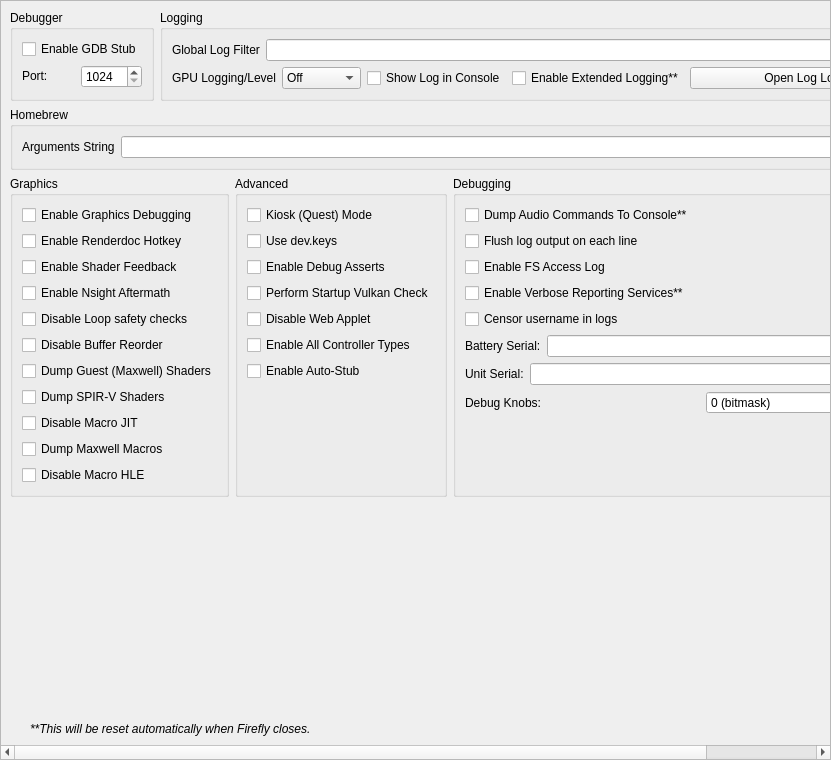
<?xml version="1.0" encoding="UTF-8"?>
<ui version="4.0">
 <class>ConfigureDebug</class>
 <widget class="QScrollArea" name="ConfigureDebug">
  <property name="geometry">
   <rect>
    <x>0</x>
    <y>0</y>
    <width>831</width>
    <height>760</height>
   </rect>
  </property>
  <property name="widgetResizable">
   <bool>true</bool>
  </property>
  <widget class="QWidget" name="widget">
   <property name="geometry">
    <rect>
     <x>0</x>
     <y>0</y>
     <width>829</width>
     <height>758</height>
    </rect>
   </property>
   <layout class="QVBoxLayout" name="verticalLayout_1">
    <item>
     <layout class="QHBoxLayout" name="horizontalLayout">
      <property name="topMargin">
       <number>0</number>
      </property>
      <item>
       <widget class="QGroupBox" name="groupBox">
        <property name="sizePolicy">
         <sizepolicy hsizetype="Preferred" vsizetype="Preferred">
          <horstretch>0</horstretch>
          <verstretch>0</verstretch>
         </sizepolicy>
        </property>
        <property name="title">
         <string>Debugger</string>
        </property>
        <property name="alignment">
         <set>Qt::AlignmentFlag::AlignLeading|Qt::AlignmentFlag::AlignLeft|Qt::AlignmentFlag::AlignTop</set>
        </property>
        <property name="flat">
         <bool>false</bool>
        </property>
        <property name="checkable">
         <bool>false</bool>
        </property>
        <layout class="QVBoxLayout" name="verticalLayout_3">
         <item>
          <widget class="QWidget" name="debug_widget" native="true">
           <property name="sizePolicy">
            <sizepolicy hsizetype="Preferred" vsizetype="Maximum">
             <horstretch>0</horstretch>
             <verstretch>0</verstretch>
            </sizepolicy>
           </property>
           <layout class="QVBoxLayout" name="verticalLayout">
            <property name="sizeConstraint">
             <enum>QLayout::SizeConstraint::SetDefaultConstraint</enum>
            </property>
            <property name="leftMargin">
             <number>0</number>
            </property>
            <property name="topMargin">
             <number>0</number>
            </property>
            <property name="rightMargin">
             <number>0</number>
            </property>
            <property name="bottomMargin">
             <number>0</number>
            </property>
            <item>
             <widget class="QCheckBox" name="toggle_gdbstub">
              <property name="sizePolicy">
               <sizepolicy hsizetype="Maximum" vsizetype="Maximum">
                <horstretch>0</horstretch>
                <verstretch>0</verstretch>
               </sizepolicy>
              </property>
              <property name="text">
               <string>Enable GDB Stub</string>
              </property>
             </widget>
            </item>
            <item>
             <widget class="QWidget" name="horizontalWidget_3" native="true">
              <property name="sizePolicy">
               <sizepolicy hsizetype="Preferred" vsizetype="Maximum">
                <horstretch>0</horstretch>
                <verstretch>0</verstretch>
               </sizepolicy>
              </property>
              <layout class="QHBoxLayout" name="horizontalLayout_3">
               <property name="leftMargin">
                <number>0</number>
               </property>
               <property name="topMargin">
                <number>0</number>
               </property>
               <property name="rightMargin">
                <number>0</number>
               </property>
               <property name="bottomMargin">
                <number>0</number>
               </property>
               <item>
                <widget class="QLabel" name="label_11">
                 <property name="sizePolicy">
                  <sizepolicy hsizetype="Minimum" vsizetype="Maximum">
                   <horstretch>0</horstretch>
                   <verstretch>0</verstretch>
                  </sizepolicy>
                 </property>
                 <property name="text">
                  <string>Port:</string>
                 </property>
                </widget>
               </item>
               <item>
                <widget class="QSpinBox" name="gdbport_spinbox">
                 <property name="sizePolicy">
                  <sizepolicy hsizetype="Preferred" vsizetype="Maximum">
                   <horstretch>0</horstretch>
                   <verstretch>0</verstretch>
                  </sizepolicy>
                 </property>
                 <property name="minimum">
                  <number>1024</number>
                 </property>
                 <property name="maximum">
                  <number>65535</number>
                 </property>
                </widget>
               </item>
              </layout>
             </widget>
            </item>
           </layout>
          </widget>
         </item>
        </layout>
       </widget>
      </item>
      <item>
       <widget class="QGroupBox" name="groupBox_2">
        <property name="sizePolicy">
         <sizepolicy hsizetype="Expanding" vsizetype="Preferred">
          <horstretch>0</horstretch>
          <verstretch>0</verstretch>
         </sizepolicy>
        </property>
        <property name="title">
         <string>Logging</string>
        </property>
        <layout class="QGridLayout" name="gridLayout_1">
         <item row="0" column="0" colspan="4">
          <widget class="QWidget" name="logging_widget" native="true">
           <property name="sizePolicy">
            <sizepolicy hsizetype="Preferred" vsizetype="Maximum">
             <horstretch>0</horstretch>
             <verstretch>0</verstretch>
            </sizepolicy>
           </property>
           <layout class="QHBoxLayout" name="horizontalLayout_1">
            <property name="leftMargin">
             <number>0</number>
            </property>
            <property name="topMargin">
             <number>0</number>
            </property>
            <property name="rightMargin">
             <number>0</number>
            </property>
            <property name="bottomMargin">
             <number>0</number>
            </property>
            <item>
             <widget class="QLabel" name="label_1">
              <property name="sizePolicy">
               <sizepolicy hsizetype="Preferred" vsizetype="Preferred">
                <horstretch>0</horstretch>
                <verstretch>0</verstretch>
               </sizepolicy>
              </property>
              <property name="text">
               <string>Global Log Filter</string>
              </property>
             </widget>
            </item>
            <item>
             <widget class="QLineEdit" name="log_filter_edit"/>
            </item>
           </layout>
          </widget>
         </item>
         <item row="1" column="0">
          <widget class="QWidget" name="gpu_log_level_widget" native="true">
           <property name="sizePolicy">
            <sizepolicy hsizetype="Preferred" vsizetype="Maximum">
             <horstretch>0</horstretch>
             <verstretch>0</verstretch>
            </sizepolicy>
           </property>
           <layout class="QHBoxLayout" name="gpu_log_level_layout">
            <property name="leftMargin">
             <number>0</number>
            </property>
            <property name="topMargin">
             <number>0</number>
            </property>
            <property name="rightMargin">
             <number>0</number>
            </property>
            <property name="bottomMargin">
             <number>0</number>
            </property>
            <item>
             <widget class="QLabel" name="gpu_log_level_label">
              <property name="text">
               <string>GPU Logging/Level</string>
              </property>
             </widget>
            </item>
            <item>
             <widget class="QComboBox" name="gpu_log_level">
              <property name="toolTip">
               <string>Detail level for GPU logs. Off disables logging entirely.</string>
              </property>
              <item>
               <property name="text">
                <string>Off</string>
               </property>
              </item>
              <item>
               <property name="text">
                <string>Errors</string>
               </property>
              </item>
              <item>
               <property name="text">
                <string>Standard</string>
               </property>
              </item>
              <item>
               <property name="text">
                <string>Verbose</string>
               </property>
              </item>
              <item>
               <property name="text">
                <string>All</string>
               </property>
              </item>
             </widget>
            </item>
           </layout>
          </widget>
         </item>
         <item row="1" column="1">
          <widget class="QCheckBox" name="toggle_console">
           <property name="text">
            <string>Show Log in Console</string>
           </property>
          </widget>
         </item>
         <item row="1" column="2">
          <widget class="QCheckBox" name="extended_logging">
           <property name="enabled">
            <bool>true</bool>
           </property>
           <property name="toolTip">
            <string>When checked, the max size of the log increases from 100 MB to 1 GB</string>
           </property>
           <property name="text">
            <string>Enable Extended Logging**</string>
           </property>
          </widget>
         </item>
         <item row="1" column="3">
          <widget class="QPushButton" name="open_log_button">
           <property name="sizePolicy">
            <sizepolicy hsizetype="Expanding" vsizetype="Maximum">
             <horstretch>1</horstretch>
             <verstretch>0</verstretch>
            </sizepolicy>
           </property>
           <property name="minimumSize">
            <size>
             <width>250</width>
             <height>0</height>
            </size>
           </property>
           <property name="text">
            <string>Open Log Location</string>
           </property>
          </widget>
         </item>
        </layout>
       </widget>
      </item>
     </layout>
    </item>
    <item>
     <widget class="QGroupBox" name="groupBox_3">
      <property name="title">
       <string>Homebrew</string>
      </property>
      <layout class="QVBoxLayout" name="verticalLayout_5">
       <item>
        <layout class="QHBoxLayout" name="horizontalLayout_4">
         <item>
          <widget class="QLabel" name="label_3">
           <property name="text">
            <string>Arguments String</string>
           </property>
          </widget>
         </item>
         <item>
          <widget class="QLineEdit" name="homebrew_args_edit"/>
         </item>
        </layout>
       </item>
      </layout>
     </widget>
    </item>
    <item>
     <layout class="QHBoxLayout" name="horizontalLayout_2">
      <item>
       <widget class="QGroupBox" name="groupBox_4">
        <property name="title">
         <string>Graphics</string>
        </property>
        <layout class="QGridLayout" name="gridLayout_2">
         <item row="4" column="0">
          <widget class="QCheckBox" name="disable_loop_safety_checks">
           <property name="toolTip">
            <string>When checked, it executes shaders without loop logic changes</string>
           </property>
           <property name="text">
            <string>Disable Loop safety checks</string>
           </property>
          </widget>
         </item>
         <item row="9" column="0">
          <widget class="QCheckBox" name="dump_macros">
           <property name="enabled">
            <bool>true</bool>
           </property>
           <property name="toolTip">
            <string>When checked, it will dump all the macro programs of the GPU</string>
           </property>
           <property name="text">
            <string>Dump Maxwell Macros</string>
           </property>
          </widget>
         </item>
         <item row="3" column="0">
          <widget class="QCheckBox" name="enable_nsight_aftermath">
           <property name="toolTip">
            <string>When checked, it enables Nsight Aftermath crash dumps</string>
           </property>
           <property name="text">
            <string>Enable Nsight Aftermath</string>
           </property>
          </widget>
         </item>
         <item row="6" column="0">
          <widget class="QCheckBox" name="dump_guest_shaders">
           <property name="enabled">
            <bool>true</bool>
           </property>
           <property name="toolTip">
            <string>When checked, it will dump original Maxwell guest shader bytecode (the input to the recompiler) as .ash files under DumpDir/shaders/. Useful for inspection with nvdisasm.</string>
           </property>
           <property name="text">
            <string>Dump Guest (Maxwell) Shaders</string>
           </property>
          </widget>
         </item>
         <item row="1" column="0">
          <widget class="QCheckBox" name="enable_renderdoc_hotkey">
           <property name="text">
            <string>Enable Renderdoc Hotkey</string>
           </property>
          </widget>
         </item>
         <item row="8" column="0">
          <widget class="QCheckBox" name="disable_macro_jit">
           <property name="enabled">
            <bool>true</bool>
           </property>
           <property name="toolTip">
            <string>When checked, it disables the macro Just In Time compiler. Enabling this makes games run slower</string>
           </property>
           <property name="text">
            <string>Disable Macro JIT</string>
           </property>
          </widget>
         </item>
         <item row="10" column="0">
          <widget class="QCheckBox" name="disable_macro_hle">
           <property name="enabled">
            <bool>true</bool>
           </property>
           <property name="toolTip">
            <string>When checked, it disables the macro HLE functions. Enabling this makes games run slower</string>
           </property>
           <property name="text">
            <string>Disable Macro HLE</string>
           </property>
          </widget>
         </item>
         <item row="0" column="0">
          <widget class="QCheckBox" name="enable_graphics_debugging">
           <property name="enabled">
            <bool>true</bool>
           </property>
           <property name="toolTip">
            <string>When checked, the graphics API enters a slower debugging mode</string>
           </property>
           <property name="text">
            <string>Enable Graphics Debugging</string>
           </property>
          </widget>
         </item>
         <item row="11" column="0">
          <spacer name="verticalSpacer_5">
           <property name="orientation">
            <enum>Qt::Orientation::Vertical</enum>
           </property>
           <property name="sizeType">
            <enum>QSizePolicy::Policy::Preferred</enum>
           </property>
           <property name="sizeHint" stdset="0">
            <size>
             <width>20</width>
             <height>0</height>
            </size>
           </property>
          </spacer>
         </item>
         <item row="2" column="0">
          <widget class="QCheckBox" name="enable_shader_feedback">
           <property name="toolTip">
            <string>When checked, yuzu will log statistics about the compiled pipeline cache</string>
           </property>
           <property name="text">
            <string>Enable Shader Feedback</string>
           </property>
          </widget>
         </item>
         <item row="5" column="0">
          <widget class="QCheckBox" name="disable_buffer_reorder">
           <property name="toolTip">
            <string>&lt;html&gt;&lt;head/&gt;&lt;body&gt;&lt;p&gt;When checked, disables reordering of mapped memory uploads which allows to associate uploads with specific draws. May reduce performance in some cases.&lt;/p&gt;&lt;/body&gt;&lt;/html&gt;</string>
           </property>
           <property name="text">
            <string>Disable Buffer Reorder</string>
           </property>
          </widget>
         </item>
         <item row="7" column="0">
          <widget class="QCheckBox" name="gpu_log_shader_dumps">
           <property name="toolTip">
            <string>When checked, it will dump the recompiler's output SPIR-V binaries (.spv) under LogDir/shaders/. Inspect via SPIRV-Tools (spirv-dis / spirv-cross / spirv-val) or RenderDoc.</string>
           </property>
           <property name="text">
            <string>Dump SPIR-V Shaders</string>
           </property>
          </widget>
         </item>
        </layout>
       </widget>
      </item>
      <item>
       <widget class="QGroupBox" name="groupBox_6">
        <property name="title">
         <string>Advanced</string>
        </property>
        <layout class="QGridLayout" name="gridLayout_4">
         <item row="3" column="0">
          <widget class="QCheckBox" name="perform_vulkan_check">
           <property name="toolTip">
            <string>Enables yuzu to check for a working Vulkan environment when the program starts up. Disable this if this is causing issues with external programs seeing yuzu.</string>
           </property>
           <property name="text">
            <string>Perform Startup Vulkan Check</string>
           </property>
          </widget>
         </item>
         <item row="4" column="0">
          <widget class="QCheckBox" name="disable_web_applet">
           <property name="text">
            <string>Disable Web Applet</string>
           </property>
          </widget>
         </item>
         <item row="5" column="0">
          <widget class="QCheckBox" name="enable_all_controllers">
           <property name="text">
            <string>Enable All Controller Types</string>
           </property>
          </widget>
         </item>
         <item row="6" column="0">
          <widget class="QCheckBox" name="use_auto_stub">
           <property name="text">
            <string>Enable Auto-Stub</string>
           </property>
          </widget>
         </item>
         <item row="0" column="0">
          <widget class="QCheckBox" name="quest_flag">
           <property name="text">
            <string>Kiosk (Quest) Mode</string>
           </property>
          </widget>
         </item>
         <item row="1" column="0">
          <widget class="QCheckBox" name="use_dev_keys">
           <property name="text">
            <string>Use dev.keys</string>
           </property>
          </widget>
         </item>
         <item row="2" column="0">
          <widget class="QCheckBox" name="use_debug_asserts">
           <property name="text">
            <string>Enable Debug Asserts</string>
           </property>
          </widget>
         </item>
         <item row="7" column="0">
          <spacer name="verticalSpacer_4">
           <property name="orientation">
            <enum>Qt::Orientation::Vertical</enum>
           </property>
           <property name="sizeType">
            <enum>QSizePolicy::Policy::Expanding</enum>
           </property>
           <property name="sizeHint" stdset="0">
            <size>
             <width>20</width>
             <height>0</height>
            </size>
           </property>
          </spacer>
         </item>
        </layout>
       </widget>
      </item>
      <item>
       <widget class="QGroupBox" name="groupBox_5">
        <property name="title">
         <string>Debugging</string>
        </property>
        <layout class="QGridLayout" name="gridLayout_3">
         <item row="6" column="0">
          <widget class="QWidget" name="serial_battery_widget" native="true">
           <property name="sizePolicy">
            <sizepolicy hsizetype="Preferred" vsizetype="Maximum">
             <horstretch>0</horstretch>
             <verstretch>0</verstretch>
            </sizepolicy>
           </property>
           <layout class="QHBoxLayout" name="horizontalLayout_11">
            <property name="leftMargin">
             <number>0</number>
            </property>
            <property name="topMargin">
             <number>0</number>
            </property>
            <property name="rightMargin">
             <number>0</number>
            </property>
            <property name="bottomMargin">
             <number>0</number>
            </property>
            <item>
             <widget class="QLabel" name="label_12">
              <property name="sizePolicy">
               <sizepolicy hsizetype="Preferred" vsizetype="Preferred">
                <horstretch>0</horstretch>
                <verstretch>0</verstretch>
               </sizepolicy>
              </property>
              <property name="text">
               <string>Battery Serial:</string>
              </property>
             </widget>
            </item>
            <item>
             <widget class="QLineEdit" name="serial_battery_edit"/>
            </item>
           </layout>
          </widget>
         </item>
         <item row="8" column="0">
          <widget class="QWidget" name="debug_knobs_widget" native="true">
           <property name="sizePolicy">
            <sizepolicy hsizetype="Preferred" vsizetype="Maximum">
             <horstretch>0</horstretch>
             <verstretch>0</verstretch>
            </sizepolicy>
           </property>
           <layout class="QHBoxLayout" name="horizontalLayout_debug_knobs">
            <property name="leftMargin">
             <number>0</number>
            </property>
            <property name="topMargin">
             <number>0</number>
            </property>
            <property name="rightMargin">
             <number>0</number>
            </property>
            <property name="bottomMargin">
             <number>0</number>
            </property>
            <item>
             <widget class="QLabel" name="label_debug_knobs">
              <property name="sizePolicy">
               <sizepolicy hsizetype="Preferred" vsizetype="Preferred">
                <horstretch>0</horstretch>
                <verstretch>0</verstretch>
               </sizepolicy>
              </property>
              <property name="text">
               <string>Debug Knobs:</string>
              </property>
             </widget>
            </item>
            <item>
             <widget class="QSpinBox" name="debug_knobs_spinbox">
              <property name="minimum">
               <number>0</number>
              </property>
              <property name="maximum">
               <number>65535</number>
              </property>
              <property name="toolTip">
               <string>Bitmask for quick development toggles</string>
              </property>
              <property name="statusTip">
               <string>Set debug knobs (bitmask)</string>
              </property>
              <property name="whatsThis">
               <string>16-bit debug knob set for quick development toggles</string>
              </property>
              <property name="suffix">
               <string> (bitmask)</string>
              </property>
             </widget>
            </item>
           </layout>
          </widget>
         </item>
         <item row="7" column="0">
          <widget class="QWidget" name="serial_board_widget" native="true">
           <property name="sizePolicy">
            <sizepolicy hsizetype="Preferred" vsizetype="Maximum">
             <horstretch>0</horstretch>
             <verstretch>0</verstretch>
            </sizepolicy>
           </property>
           <layout class="QHBoxLayout" name="horizontalLayout_12">
            <property name="leftMargin">
             <number>0</number>
            </property>
            <property name="topMargin">
             <number>0</number>
            </property>
            <property name="rightMargin">
             <number>0</number>
            </property>
            <property name="bottomMargin">
             <number>0</number>
            </property>
            <item>
             <widget class="QLabel" name="label_13">
              <property name="sizePolicy">
               <sizepolicy hsizetype="Preferred" vsizetype="Preferred">
                <horstretch>0</horstretch>
                <verstretch>0</verstretch>
               </sizepolicy>
              </property>
              <property name="text">
               <string>Unit Serial:</string>
              </property>
             </widget>
            </item>
            <item>
             <widget class="QLineEdit" name="serial_board_edit"/>
            </item>
           </layout>
          </widget>
         </item>
         <item row="20" column="0">
          <spacer name="verticalSpacer_3">
           <property name="orientation">
            <enum>Qt::Orientation::Vertical</enum>
           </property>
           <property name="sizeType">
            <enum>QSizePolicy::Policy::Expanding</enum>
           </property>
           <property name="sizeHint" stdset="0">
            <size>
             <width>20</width>
             <height>0</height>
            </size>
           </property>
          </spacer>
         </item>
         <item row="1" column="0">
          <widget class="QCheckBox" name="dump_audio_commands">
           <property name="toolTip">
            <string>Enable this to output the latest generated audio command list to the console. Only affects games using the audio renderer.</string>
           </property>
           <property name="text">
            <string>Dump Audio Commands To Console**</string>
           </property>
          </widget>
         </item>
         <item row="2" column="0">
          <widget class="QCheckBox" name="flush_line">
           <property name="text">
            <string>Flush log output on each line</string>
           </property>
          </widget>
         </item>
         <item row="3" column="0">
          <widget class="QCheckBox" name="fs_access_log">
           <property name="text">
            <string>Enable FS Access Log</string>
           </property>
          </widget>
         </item>
         <item row="4" column="0">
          <widget class="QCheckBox" name="reporting_services">
           <property name="text">
            <string>Enable Verbose Reporting Services**</string>
           </property>
          </widget>
         </item>
         <item row="5" column="0">
          <widget class="QCheckBox" name="censor_username">
           <property name="text">
            <string>Censor username in logs</string>
           </property>
          </widget>
         </item>
        </layout>
       </widget>
      </item>
     </layout>
    </item>
    <item>
     <spacer name="verticalSpacer">
      <property name="orientation">
       <enum>Qt::Orientation::Vertical</enum>
      </property>
      <property name="sizeHint" stdset="0">
       <size>
        <width>20</width>
        <height>0</height>
       </size>
      </property>
     </spacer>
    </item>
    <item>
     <widget class="QLabel" name="label_5">
      <property name="sizePolicy">
       <sizepolicy hsizetype="Expanding" vsizetype="Preferred">
        <horstretch>0</horstretch>
        <verstretch>0</verstretch>
       </sizepolicy>
      </property>
      <property name="font">
       <font>
        <italic>true</italic>
       </font>
      </property>
      <property name="text">
    <string>**This will be reset automatically when Firefly closes.</string>
      </property>
      <property name="indent">
       <number>20</number>
      </property>
     </widget>
    </item>
   </layout>
  </widget>
 </widget>
 <tabstops>
  <tabstop>log_filter_edit</tabstop>
  <tabstop>toggle_console</tabstop>
  <tabstop>extended_logging</tabstop>
  <tabstop>open_log_button</tabstop>
  <tabstop>homebrew_args_edit</tabstop>
  <tabstop>enable_graphics_debugging</tabstop>
  <tabstop>enable_shader_feedback</tabstop>
  <tabstop>enable_nsight_aftermath</tabstop>
  <tabstop>fs_access_log</tabstop>
  <tabstop>reporting_services</tabstop>
  <tabstop>quest_flag</tabstop>
  <tabstop>use_debug_asserts</tabstop>
 </tabstops>
 <resources/>
 <connections/>
</ui>
